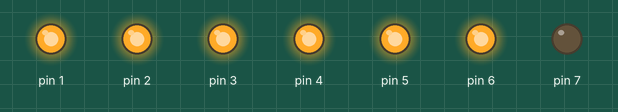
The sketch below on a simulated Arduino Uno, built with avr-gcc and run on an emulated ATmega328P. Parts: output pins drawn as LEDs (lit = HIGH).

Above: at 0.5 s.
At 1.5 s:
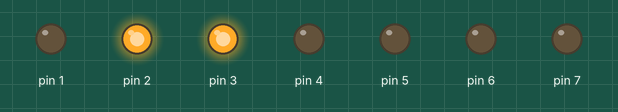
Timing chart, 0 to 3.0 s (numbered marks = the images above):
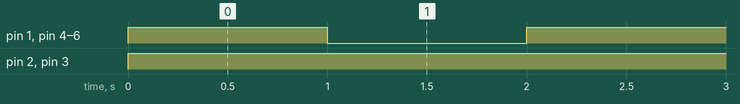

The sketch:

sketch_feb14a.ino
```cpp
void setup()
{

int i;
for(i=1;i<=7;i++)
{
  pinMode(i,OUTPUT);
}

}

void loop() {
  zero();
  one();

}

void zero()
{
  int i;
  for(i=1;i<=7;i++)
  {
     if(i==7)
  {
    digitalWrite(i,LOW);
  }
  else
  {
    digitalWrite(i,HIGH);
  }
  }
  delay(1000);
}


void one()
{
  int i;
  for(i=1;i<=7;i++)
  {
     if(i==2||i==3)
  {
    digitalWrite(i,HIGH);
  }
  else
  {
    digitalWrite(i,LOW);
  }
  }
  delay(1000);
}
```

Measured:
- by itself, pin 1, pin 4–6: alternates HIGH for 1.0 s and LOW for 1.0 s
- by itself, pin 2, pin 3: LOW → HIGH at 0.00 s
